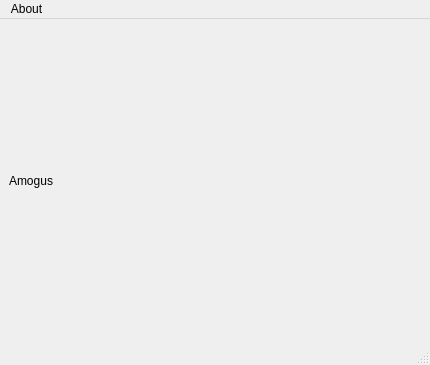
<?xml version="1.0" encoding="UTF-8"?>
<ui version="4.0">
 <class>MainWindow</class>
 <widget class="QMainWindow" name="MainWindow">
  <property name="geometry">
   <rect>
    <x>0</x>
    <y>0</y>
    <width>430</width>
    <height>365</height>
   </rect>
  </property>
  <property name="sizePolicy">
   <sizepolicy hsizetype="Preferred" vsizetype="Preferred">
    <horstretch>0</horstretch>
    <verstretch>0</verstretch>
   </sizepolicy>
  </property>
  <property name="windowTitle">
   <string>MainWindow</string>
  </property>
  <widget class="QWidget" name="centralwidget">
   <layout class="QHBoxLayout" name="horizontalLayout">
    <property name="spacing">
     <number>6</number>
    </property>
    <property name="sizeConstraint">
     <enum>QLayout::SetMinimumSize</enum>
    </property>
    <property name="leftMargin">
     <number>9</number>
    </property>
    <property name="rightMargin">
     <number>9</number>
    </property>
    <item>
     <widget class="QLabel" name="label">
      <property name="text">
       <string>Amogus</string>
      </property>
     </widget>
    </item>
   </layout>
  </widget>
  <widget class="QStatusBar" name="statusbar"/>
  <widget class="QMenuBar" name="menubar">
   <property name="geometry">
    <rect>
     <x>0</x>
     <y>0</y>
     <width>430</width>
     <height>22</height>
    </rect>
   </property>
   <widget class="QMenu" name="menuHelp">
    <property name="title">
     <string>About</string>
    </property>
    <addaction name="action_about"/>
   </widget>
   <addaction name="menuHelp"/>
  </widget>
  <action name="action_about">
   <property name="text">
    <string>About</string>
   </property>
   <property name="statusTip">
    <string>About application</string>
   </property>
  </action>
 </widget>
 <resources/>
 <connections/>
</ui>
